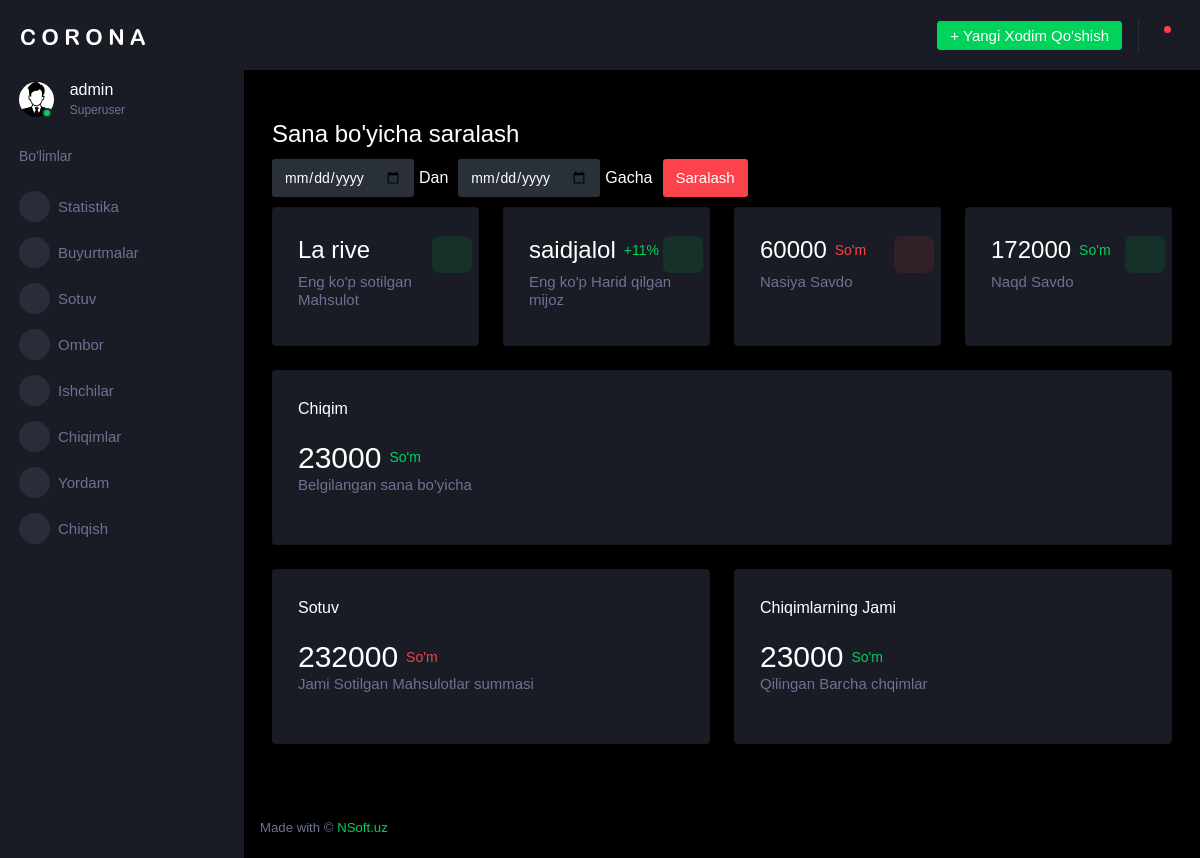
The app's page /crm/ (signed in), older data.
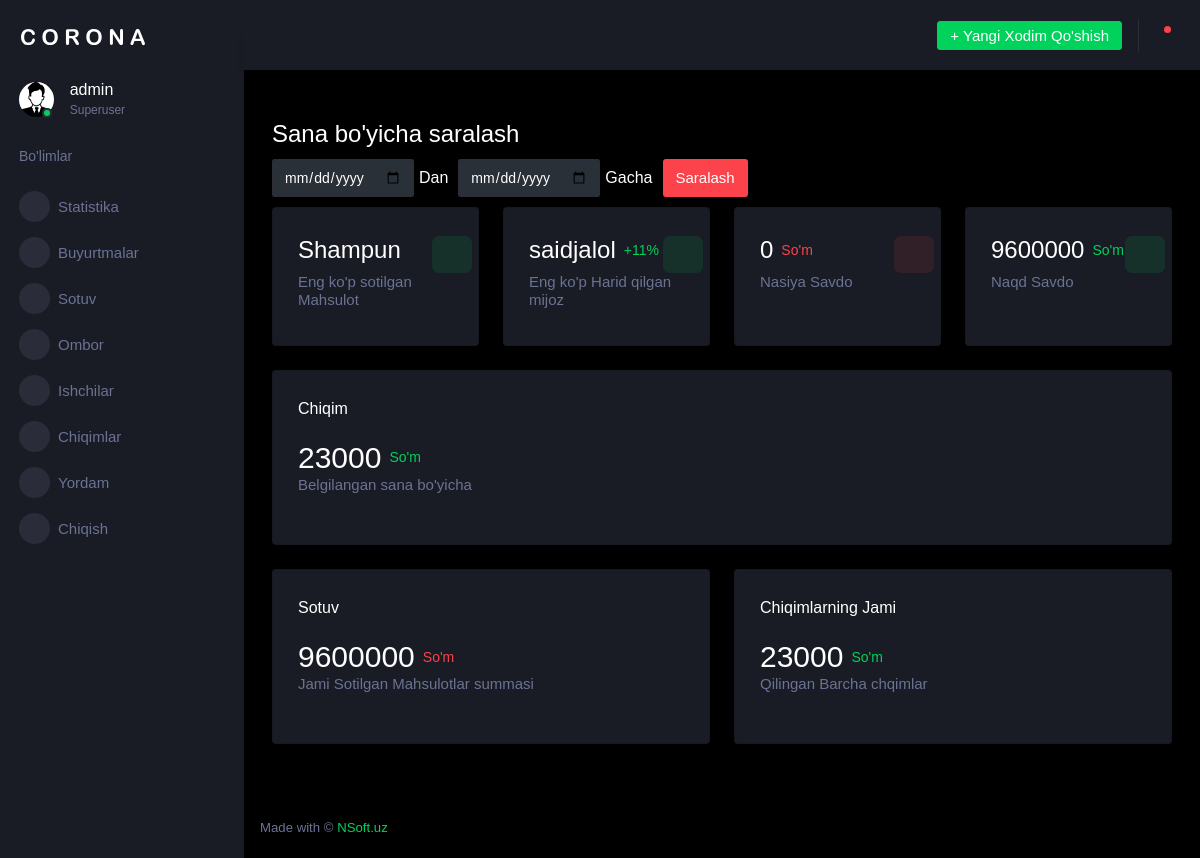
The same page, newer data.
### shop/models.py (models this page shows)
class Product(models.Model):
    name = models.CharField(max_length=100, verbose_name="Nomi")
    image = models.ImageField(upload_to="mahsulotlar/",null=True)
    amount = models.CharField(max_length=100, verbose_name="Miqdori")
    sold_amount = models.PositiveIntegerField(default=0)
    price = models.PositiveBigIntegerField(default=0, verbose_name="Narxi")
    description = models.CharField(max_length=300, verbose_name="Tavsifi")
    discount = models.PositiveIntegerField(default=0)
    date_added = models.DateTimeField(auto_now_add=True, verbose_name="Qo'shilgan_sanasi")
    category = models.ForeignKey(Category, on_delete=models.CASCADE ,related_name="products", verbose_name="kategoriyasi")
    def __str__(self):
        return self.name

class Order(models.Model):
    name = models.CharField(max_length=250, verbose_name="Mijoz Ismi va Familiyasi")
    phone = models.CharField(max_length=20, verbose_name="Mijoz Telefon Raqami")
    region = models.CharField(max_length=250, verbose_name="Viloyat va Tuman")
    street = models.CharField(max_length=250, verbose_name="street")
    target = models.CharField(max_length=250, verbose_name="Mo'ljal")
    date_added = models.DateTimeField(auto_now_add = True)
    status = models.CharField(max_length=100, default="Active")
    payment_type = models.CharField(max_length=100, verbose_name="To'lov turi", default="Naqd")
    payment_status = models.CharField(max_length=100, verbose_name="To'lov holati", default="Qilinmagan")
    payment_method = models.CharField(max_length=100, default="Naqd")
    payment_deadline = models.DateField(blank=True, null=True)
    deliver = models.ForeignKey(CustomUser, related_name = "orders", blank=True, null=True, on_delete=models.CASCADE)
    barcode_image = models.ImageField(upload_to='barcodes/', null=True, blank=True)
    def overall_price(self):
        return sum([i.get_overall() for i in self.order_items.all() ])

### crm/views.py (the view, shortened to what this page needs)
# urls.py: path("", views.Statistics.as_view(), name="statistics"),
@method_decorator(login_required, name='dispatch')
class Statistics(View):
    template_name = "crm/index.html"
    def get_context_data(self, *kwargs):
        product_id = most_sold_product()
        customer = most_buy_customer()
        debt = debt_sale()
        cash = cash_sale()
        expance = expances()
        sale = debt + cash
        if expance is None:
            expance = "Ma'lumot mavjud emas"
        if sale is None:
            sale = "Ma'lumot mavjud emas"
        if cash is None:
            cash = "Ma'lumot mavjud emas"
        if debt is None:
            debt = "Ma'lumot mavjud emas"
        if customer is None:
            cutomer = "Ma'lumot mavjud emas"
        try:
            product = Product.objects.get(id=product_id)
        except:
            product = "Ma'lumot mavjud emas"
        context = {
            "most_sold_product": product,
            "most_buy_customer": customer,
            "debt": debt,
            "cash": cash,
            "expances": expance,
            "expance": expance,
            "sale": sale
        }
        return context
    def get(self, reqeust):
        context = self.get_context_data()
        return render(reqeust, self.template_name, context)

### crm/context_pro.py (called while the page is built)
def notifications(request):
    try:
        notification = Notification.objects.filter(order__status="Active")
    except Notification.DoesNotExist:
        notification = ""
    return {
        'notifications': notification,
    }

### crm/utils.py (called while the page is built)
def debt_sale(start_date=None, end_date=None):
    if start_date and end_date is not None :
        start_datetime = datetime.combine(start_date, datetime.min.time())
        end_datetime = datetime.combine(end_date, datetime.max.time())
        orders = Order.objects.filter(payment_type="Nasiya", date_added__date__range = (start_datetime, end_datetime))
        objects = []
        for i in orders:
            objects.append(i.overall_price())
        value = sum(objects)
        return value
    else:
        orders = Order.objects.filter(payment_type="Nasiya")
        objects = []
        for i in orders:
            objects.append(i.overall_price())
        value = sum(objects)
        return value

### shop/models.py (called while the page is built)
    def get_overall(self):
        return self.product.price * self.quantity

### templates/crm/index.html (shortened to what the changed rows need)
{% extends "admin_wrapper.html" %}
{% block content %}
<div class="content-wrapper">
  <div class="row" style="margin-top: 10px;">
    <div class="col-xl-3 col-sm-6 grid-margin stretch-card">
      <div class="card">
        <div class="card-body">
          <div class="row">
            <div class="col-9">
              <div class="d-flex align-items-center align-self-start">
                <h3 class="mb-0">{{ most_sold_product }}</h3>
              </div>
            </div>
          </div>
        </div>
      </div>
    </div>
    <div class="col-xl-3 col-sm-6 grid-margin stretch-card">
      <div class="card">
        <div class="card-body">
          <div class="row">
            <div class="col-9">
              <div class="d-flex align-items-center align-self-start">
                <h3 class="mb-0">{{ most_buy_customer }}</h3>
                <p class="text-success ml-2 mb-0 font-weight-medium">+11%</p>
              </div>
            </div>
          </div>
        </div>
      </div>
    </div>
    <div class="col-xl-3 col-sm-6 grid-margin stretch-card">
      <div class="card">
        <div class="card-body">
          <div class="row">
            <div class="col-9">
              <div class="d-flex align-items-center align-self-start">
                <h3 class="mb-0">{{ debt }}</h3>
                <p class="text-danger ml-2 mb-0 font-weight-medium">So'm</p>
              </div>
            </div>
          </div>
        </div>
      </div>
    </div>
    <div class="col-xl-3 col-sm-6 grid-margin stretch-card">
      <div class="card">
        <div class="card-body">
          <div class="row">
            <div class="col-9">
              <div class="d-flex align-items-center align-self-start">
                <h3 class="mb-0">{{ cash }}</h3>
                <p class="text-success ml-2 mb-0 font-weight-medium">So'm</p>
              </div>
            </div>
          </div>
        </div>
      </div>
    </div>
  </div>
  <div class="row">
    <div class="col-12 grid-margin">
      <div class="card">
        <div class="card-body">
          <div class="row">
            <div class="col-8 col-sm-12 col-xl-8 my-auto">
              <div class="d-flex d-sm-block d-md-flex align-items-center">
                <h2 class="mb-0">{{ expances }}</h2>
              </div>
            </div>
          </div>
        </div>
      </div>
    </div>
    <div class="col-sm-6 grid-margin">
      <div class="card">
        <div class="card-body">
          <div class="row">
            <div class="col-8 col-sm-12 col-xl-8 my-auto">
              <div class="d-flex d-sm-block d-md-flex align-items-center">
                <h2 class="mb-0">{{ sale }}</h2>
                <p class="text-danger ml-2 mb-0 font-weight-medium">So'm</p>
              </div>
            </div>
          </div>
        </div>
      </div>
    </div>
    <div class="col-sm-6 grid-margin">
      <div class="card">
        <div class="card-body">
          <div class="row">
            <div class="col-8 col-sm-12 col-xl-8 my-auto">
              <div class="d-flex d-sm-block d-md-flex align-items-center">
                <h2 class="mb-0">{{ expance }}</h2>
              </div>
            </div>
          </div>
        </div>
      </div>
    </div>
  </div>
</div>
{% endblock content %}

Row changes from the older to the newer data that the page shows:
removed Product: name "La rive"
added Product: name "Shampun"
Text that changed along with them:
{{ debt }}: "60000" → "0"
{{ cash }}: "172000" → "9600000"
{{ sale }}: "232000" → "9600000"
